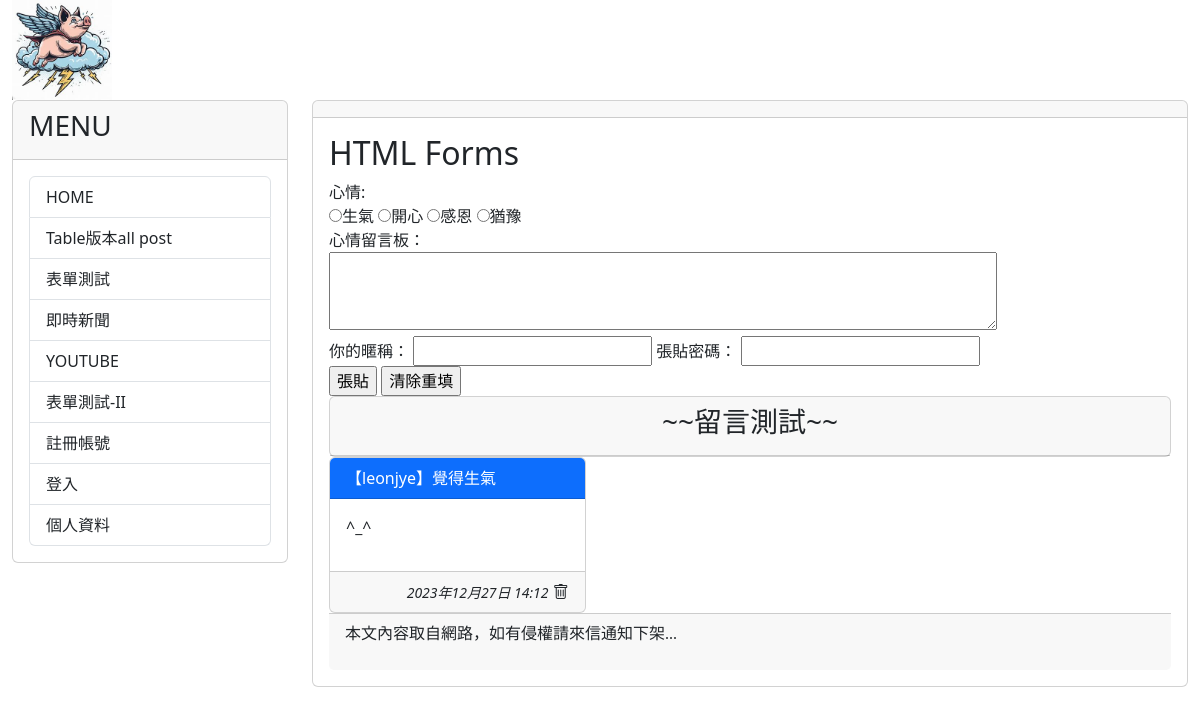
The page /test/ on the database as committed earlier.
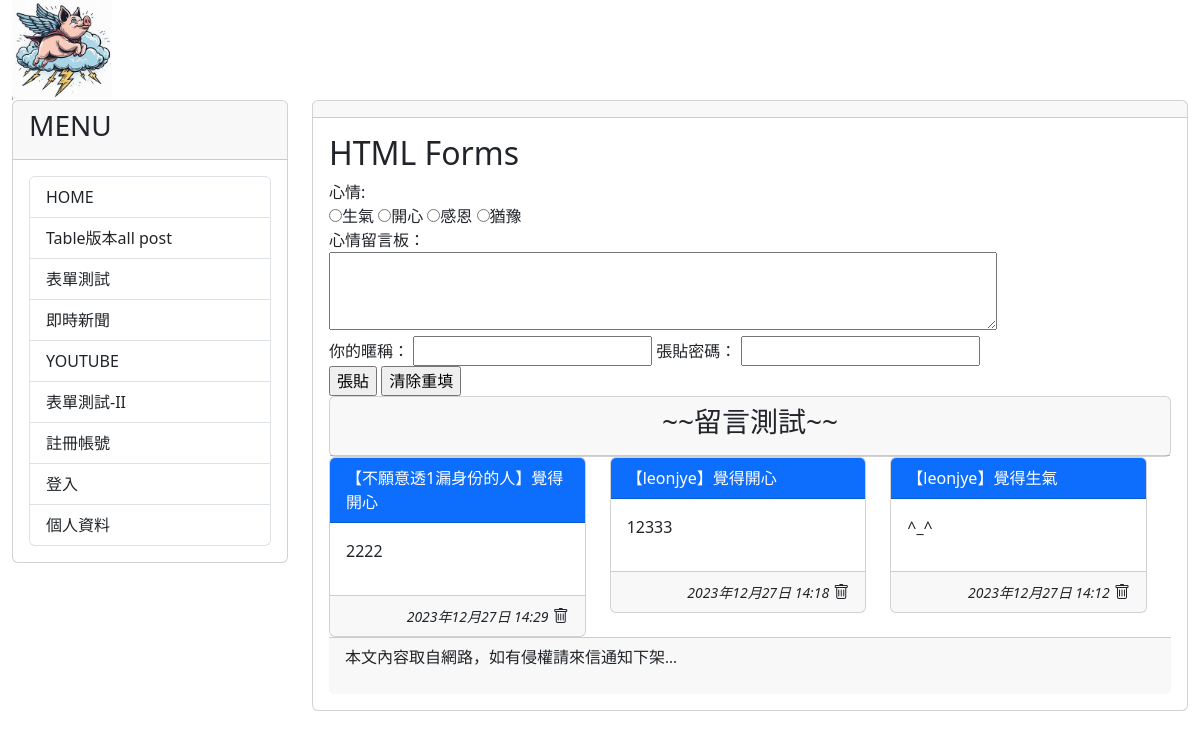
The same page on the database as committed later.
### mytest/models.py (models this page shows, shortened)
class Mood(models.Model):
    status = models.CharField(max_length=10, null=False)
    def __str__(self):
        return self.status

class Post(models.Model):
    mood = models.ForeignKey('Mood', on_delete=models.CASCADE)
    nickname = models.CharField(max_length=10, default='不願意透漏身份的人')
    message = models.TextField(null=False)
    del_pass = models.CharField(max_length=10)
    pub_time = models.DateTimeField(auto_now=True)
    enabled = models.BooleanField(default=True)

### mytest/views.py (the view, shortened to what this page needs)
# urls.py: path('test/', testv.index, name="test-new"),
def index(request):
    posts = Post.objects.filter(enabled=True).order_by('-pub_time')[:30]
    moods = Mood.objects.all()
    if request.method == 'GET':
        return render(request, 'myform.html', locals())
    else:
        message = 'post/get 出現錯誤'
        return render(request, 'myform.html', locals())

### mytest/templates/myform.html (shortened to what this page needs)
{% extends "base2.html" %}
{% block content %}
<h2>HTML Forms</h2>
<form action="" method="post">
  <label for="title">心情:</label><br>
  {% for m in moods %}
  <input type='radio' name='mood' value='{{ m.status }}'>{{ m.status }}</input>
  {% endfor %}
  <br>
  心情留言板：<br/>
  <textarea name='user_post' rows=3 cols=70></textarea>
  <br/>
  <label for='user_id'>你的暱稱：</label>
  <input id='user_id' type='text' name='user_id'>
  <label for='user_pass'>張貼密碼：</label>
  <input id='user_pass' type='password' name='user_pass'><br/>
  <input type='submit' value='張貼'>
  <input type='reset' value='清除重填'>
</form>
<div class='row'>
  <div class='col-md-12'>
      <div class='card'>
          <div class='card-header' align=center>
          <h3>~~留言測試~~</h3>
      </div>
  </div>
</div>
<div class="row">
  {% for p in posts %}
   <div class="col-sm-12 col-md-4">
      <div class='card'>
          <div class='card-header text-white bg-primary'>【{{ p.nickname }}】覺得{{ p.mood }}</div>
          <div class='card-body'>{{ p.message | linebreaks }}</div>
          <div class='card-footer' align='right'>
              <i><small>{{ p.pub_time }}</small></i>
              <i class="bi bi-trash"  onclick='go_delete({{p.id}})'></i>
          </div>
      </div>
  </div>
  {% empty %}
      目前沒有任何心情留言
  {% endfor %}
</div>
{% endblock content %}

### templates/base2.html (shortened to what this page needs)
<!DOCTYPE html>
<html>
    <head>
        <link href="https://cdn.jsdelivr.net/npm/bootstrap@5.3.2/dist/css/bootstrap.min.css" rel="stylesheet">
        <link rel="stylesheet" href="https://cdn.jsdelivr.net/npm/bootstrap-icons@1.11.2/font/bootstrap-icons.min.css">
    </head>
    <body>
        <div class="container-fluid">
            {% include 'header.html' %}
            <div class="row">
                <div class="col-sm-3 col-md-3">
                    <div class="card">
                        <div class="card-header">
                            <h3>MENU</h3>
                        </div>
                        <div class="card-body">
                            <div class="list-group">
                                <a href="/" class="list-group-item">HOME</a>
                                <a href="{% url 'show-all-posts' %}" class="list-group-item">Table版本all post</a>
                                <a href="{% url 'post-new' %}" class="list-group-item">表單測試</a>
                                <a href="https://google.com/news" class="list-group-item">即時新聞</a>
                                <a href="https://www.youtube.com" class="list-group-item">YOUTUBE</a>
                                <a href="{% url 'test-new' %}" class="list-group-item">表單測試-II</a>
                                <a href="/register/" class="list-group-item">註冊帳號</a>
                                <a href="{% url 'login' %}" class="list-group-item">登入</a>
                                <a href="/profile/"  class="list-group-item">個人資料</a>
                            </div>
                        </div>
                    </div>
                </div>
                <div class="col-sm-9 col-md-9">
                    <div class="card">
                        <div class="card-header">
                        </div>
                        <div class="card-body">
                            {% block content %} {% endblock %}
                        </div>
                        <div class="card-footer">
                            {% include 'footer.html' %}
                        </div>
                    </div>
                </div>
            </div>
        </div>
    </body>
</html>

### templates/header.html (shortened to what this page needs)
{% load static %}
<div class='well'>
    <img src="{% static "images/OIG.jfif" %}" height="100">
</div>

### templates/footer.html
{% block footer %}
    {% if now %}
    <p style='font-family:微軟正黑體;'>現在時刻：{{ now }}</p>
    {% else %}
    <p style='font-family:微軟正黑體;'>本文內容取自網路，如有侵權請來信通知下架...</p>
    {% endif %}
{% endblock %}

Rows that differ between the two databases and show on the page:
added Post: nickname "不願意透1漏身份的人", mood "開心", message "2222", pub_time "2023年12月27日 14:29"
added Post: nickname "leonjye", mood "開心", message "12333", pub_time "2023年12月27日 14:18"
